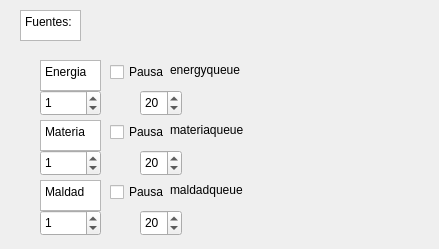
    <widget class="QWidget" name="scrollAreaWidgetContents_7">
     <property name="geometry">
      <rect>
       <x>0</x>
       <y>0</y>
       <width>439</width>
       <height>249</height>
      </rect>
     </property>
     <widget class="QTextEdit" name="textEdit_2">
      <property name="geometry">
       <rect>
        <x>20</x>
        <y>10</y>
        <width>61</width>
        <height>31</height>
       </rect>
      </property>
      <property name="html">
       <string>&lt;!DOCTYPE HTML PUBLIC &quot;-//W3C//DTD HTML 4.0//EN&quot; &quot;http://www.w3.org/TR/REC-html40/strict.dtd&quot;&gt;
&lt;html&gt;&lt;head&gt;&lt;meta name=&quot;qrichtext&quot; content=&quot;1&quot; /&gt;&lt;meta charset=&quot;utf-8&quot; /&gt;&lt;style type=&quot;text/css&quot;&gt;
p, li { white-space: pre-wrap; }
hr { height: 1px; border-width: 0; }
li.unchecked::marker { content: &quot;\2610&quot;; }
li.checked::marker { content: &quot;\2612&quot;; }
&lt;/style&gt;&lt;/head&gt;&lt;body style=&quot; font-family:'Segoe UI'; font-size:9pt; font-weight:400; font-style:normal;&quot;&gt;
&lt;p style=&quot; margin-top:0px; margin-bottom:0px; margin-left:0px; margin-right:0px; -qt-block-indent:0; text-indent:0px;&quot;&gt;Fuentes:&lt;/p&gt;&lt;/body&gt;&lt;/html&gt;</string>
      </property>
     </widget>
     <widget class="QTextEdit" name="textEdit_3">
      <property name="geometry">
       <rect>
        <x>40</x>
        <y>60</y>
        <width>61</width>
        <height>31</height>
       </rect>
      </property>
      <property name="html">
       <string>&lt;!DOCTYPE HTML PUBLIC &quot;-//W3C//DTD HTML 4.0//EN&quot; &quot;http://www.w3.org/TR/REC-html40/strict.dtd&quot;&gt;
&lt;html&gt;&lt;head&gt;&lt;meta name=&quot;qrichtext&quot; content=&quot;1&quot; /&gt;&lt;meta charset=&quot;utf-8&quot; /&gt;&lt;style type=&quot;text/css&quot;&gt;
p, li { white-space: pre-wrap; }
hr { height: 1px; border-width: 0; }
li.unchecked::marker { content: &quot;\2610&quot;; }
li.checked::marker { content: &quot;\2612&quot;; }
&lt;/style&gt;&lt;/head&gt;&lt;body style=&quot; font-family:'Segoe UI'; font-size:9pt; font-weight:400; font-style:normal;&quot;&gt;
&lt;p style=&quot; margin-top:0px; margin-bottom:0px; margin-left:0px; margin-right:0px; -qt-block-indent:0; text-indent:0px;&quot;&gt;Energia&lt;/p&gt;&lt;/body&gt;&lt;/html&gt;</string>
      </property>
     </widget>
     <widget class="QTextEdit" name="textEdit_8">
      <property name="geometry">
       <rect>
        <x>40</x>
        <y>120</y>
        <width>61</width>
        <height>31</height>
       </rect>
      </property>
      <property name="html">
       <string>&lt;!DOCTYPE HTML PUBLIC &quot;-//W3C//DTD HTML 4.0//EN&quot; &quot;http://www.w3.org/TR/REC-html40/strict.dtd&quot;&gt;
&lt;html&gt;&lt;head&gt;&lt;meta name=&quot;qrichtext&quot; content=&quot;1&quot; /&gt;&lt;meta charset=&quot;utf-8&quot; /&gt;&lt;style type=&quot;text/css&quot;&gt;
p, li { white-space: pre-wrap; }
hr { height: 1px; border-width: 0; }
li.unchecked::marker { content: &quot;\2610&quot;; }
li.checked::marker { content: &quot;\2612&quot;; }
&lt;/style&gt;&lt;/head&gt;&lt;body style=&quot; font-family:'Segoe UI'; font-size:9pt; font-weight:400; font-style:normal;&quot;&gt;
&lt;p style=&quot; margin-top:0px; margin-bottom:0px; margin-left:0px; margin-right:0px; -qt-block-indent:0; text-indent:0px;&quot;&gt;Materia&lt;/p&gt;&lt;/body&gt;&lt;/html&gt;</string>
      </property>
     </widget>
     <widget class="QTextEdit" name="textEdit_9">
      <property name="geometry">
       <rect>
        <x>40</x>
        <y>180</y>
        <width>61</width>
        <height>31</height>
       </rect>
      </property>
      <property name="html">
       <string>&lt;!DOCTYPE HTML PUBLIC &quot;-//W3C//DTD HTML 4.0//EN&quot; &quot;http://www.w3.org/TR/REC-html40/strict.dtd&quot;&gt;
&lt;html&gt;&lt;head&gt;&lt;meta name=&quot;qrichtext&quot; content=&quot;1&quot; /&gt;&lt;meta charset=&quot;utf-8&quot; /&gt;&lt;style type=&quot;text/css&quot;&gt;
p, li { white-space: pre-wrap; }
hr { height: 1px; border-width: 0; }
li.unchecked::marker { content: &quot;\2610&quot;; }
li.checked::marker { content: &quot;\2612&quot;; }
&lt;/style&gt;&lt;/head&gt;&lt;body style=&quot; font-family:'Segoe UI'; font-size:9pt; font-weight:400; font-style:normal;&quot;&gt;
&lt;p style=&quot; margin-top:0px; margin-bottom:0px; margin-left:0px; margin-right:0px; -qt-block-indent:0; text-indent:0px;&quot;&gt;Maldad&lt;/p&gt;&lt;/body&gt;&lt;/html&gt;</string>
      </property>
     </widget>
     <widget class="QSpinBox" name="maldadSpinBox">
      <property name="geometry">
       <rect>
        <x>40</x>
        <y>210</y>
        <width>61</width>
        <height>26</height>
       </rect>
      </property>
      <property name="minimum">
       <number>0</number>
      </property>
      <property name="singleStep">
       <number>1</number>
      </property>
      <property name="value">
       <number>1</number>
      </property>
     </widget>
     <widget class="QSpinBox" name="energiaSpinBox">
      <property name="geometry">
       <rect>
        <x>40</x>
        <y>90</y>
        <width>61</width>
        <height>26</height>
       </rect>
      </property>
      <property name="minimum">
       <number>0</number>
      </property>
      <property name="singleStep">
       <number>1</number>
      </property>
      <property name="value">
       <number>1</number>
      </property>
     </widget>
     <widget class="QSpinBox" name="materiaSpinBox">
      <property name="geometry">
       <rect>
        <x>40</x>
        <y>150</y>
        <width>61</width>
        <height>26</height>
       </rect>
      </property>
      <property name="minimum">
       <number>0</number>
      </property>
      <property name="value">
       <number>1</number>
      </property>
     </widget>
     <widget class="QCheckBox" name="checkBox">
      <property name="geometry">
       <rect>
        <x>110</x>
        <y>60</y>
        <width>88</width>
        <height>24</height>
       </rect>
      </property>
      <property name="text">
       <string>Pausa</string>
      </property>
     </widget>
     <widget class="QCheckBox" name="checkBox_2">
      <property name="geometry">
       <rect>
        <x>110</x>
        <y>120</y>
        <width>88</width>
        <height>24</height>
       </rect>
      </property>
      <property name="text">
       <string>Pausa</string>
      </property>
     </widget>
     <widget class="QCheckBox" name="checkBox_3">
      <property name="geometry">
       <rect>
        <x>110</x>
        <y>180</y>
        <width>88</width>
        <height>24</height>
       </rect>
      </property>
      <property name="text">
       <string>Pausa</string>
      </property>
     </widget>
     <widget class="QSpinBox" name="spinBox">
      <property name="geometry">
       <rect>
        <x>140</x>
        <y>90</y>
        <width>42</width>
        <height>26</height>
       </rect>
      </property>
      <property name="minimum">
       <number>1</number>
      </property>
      <property name="value">
       <number>20</number>
      </property>
     </widget>
     <widget class="QSpinBox" name="spinBox_2">
      <property name="geometry">
       <rect>
        <x>140</x>
        <y>150</y>
        <width>42</width>
        <height>26</height>
       </rect>
      </property>
      <property name="minimum">
       <number>1</number>
      </property>
      <property name="value">
       <number>20</number>
      </property>
     </widget>
     <widget class="QSpinBox" name="spinBox_3">
      <property name="geometry">
       <rect>
        <x>140</x>
        <y>210</y>
        <width>42</width>
        <height>26</height>
       </rect>
      </property>
      <property name="minimum">
       <number>1</number>
      </property>
      <property name="value">
       <number>20</number>
      </property>
     </widget>
     <widget class="QLabel" name="energyLabel">
      <property name="geometry">
       <rect>
        <x>170</x>
        <y>60</y>
        <width>251</width>
        <height>20</height>
       </rect>
      </property>
      <property name="text">
       <string>energyqueue</string>
      </property>
     </widget>
     <widget class="QLabel" name="materiaLabel">
      <property name="geometry">
       <rect>
        <x>170</x>
        <y>120</y>
        <width>251</width>
        <height>20</height>
       </rect>
      </property>
      <property name="text">
       <string>materiaqueue</string>
      </property>
     </widget>
     <widget class="QLabel" name="maldadLabel">
      <property name="geometry">
       <rect>
        <x>170</x>
        <y>180</y>
        <width>251</width>
        <height>20</height>
       </rect>
      </property>
      <property name="text">
       <string>maldadqueue</string>
      </property>
     </widget>
    </widget>
